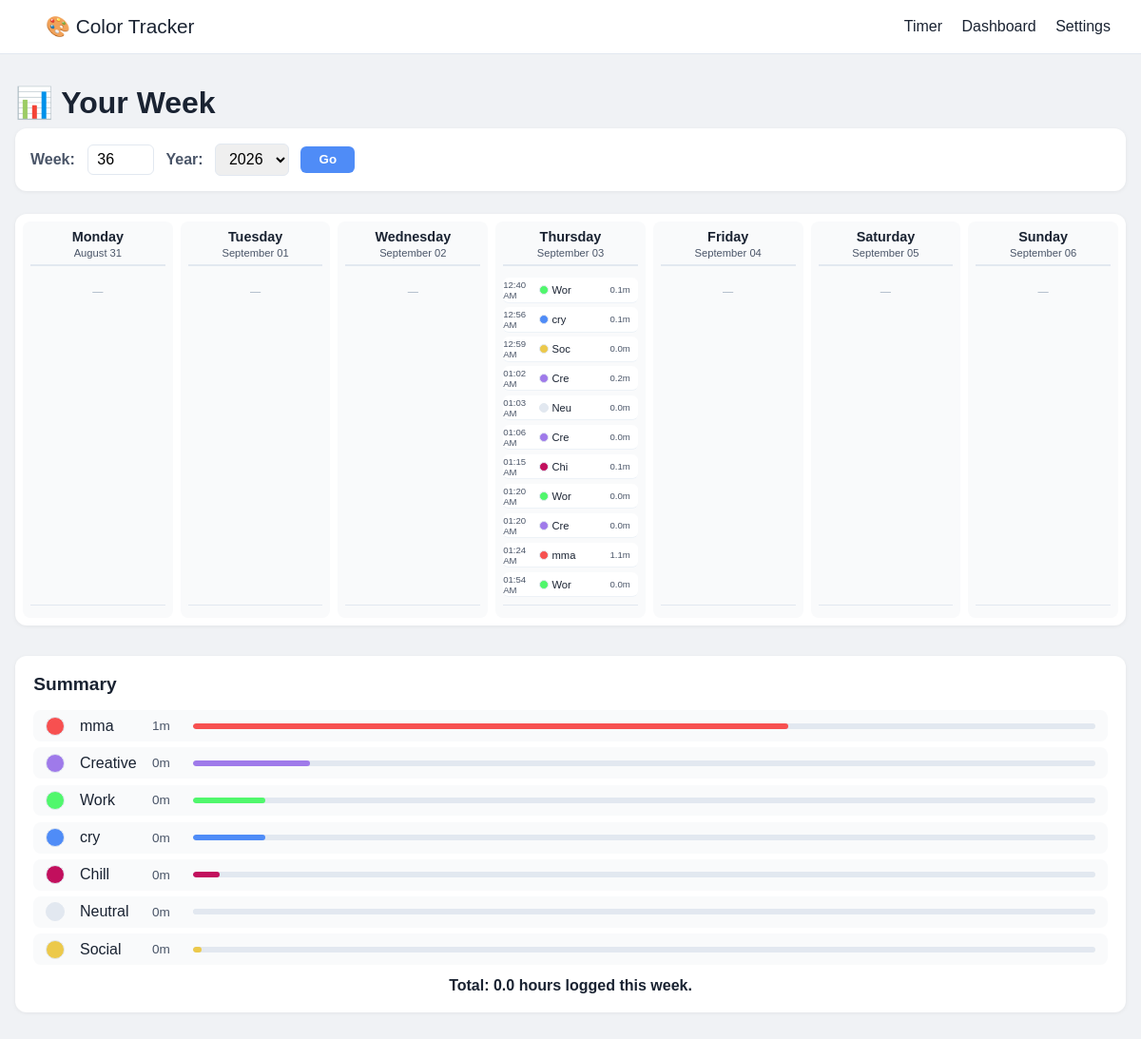
/dashboard, run on the app's committed database.
### models.py (models this page shows, shortened)
class ColorMap(db.Model):
    __tablename__ = "color_maps"
    id = db.Column(db.Integer, primary_key=True)
    color = db.Column(db.String(20), unique=True, nullable=False)  # internal name
    hex_code = db.Column(db.String(50), nullable=False)  # #hex or gradient
    activity = db.Column(db.String(50), unique=True, nullable=False)  # <-- ADD unique=True
    is_gradient = db.Column(db.Boolean, default=False)

class Log(db.Model):
    __tablename__ = "logs"
    id = db.Column(db.Integer, primary_key=True)
    color = db.Column(db.String(20), nullable=False)
    activity = db.Column(db.String(50), nullable=True)
    duration = db.Column(db.Integer, nullable=False)  # seconds
    timestamp = db.Column(db.DateTime, default=datetime.utcnow)

### app.py (the view)
@app.route("/dashboard")
def dashboard():
    offset_minutes = request.args.get("offset", 0, type=int)
    week_param = request.args.get("week")
    year_param = request.args.get("year")
    now_utc = datetime.utcnow()
    now_local = now_utc + timedelta(minutes=offset_minutes)
    try:
        selected_week = int(week_param) if week_param else now_local.isocalendar()[1]
        selected_year = int(year_param) if year_param else now_local.year
        if selected_week < 1 or selected_week > 53:
            selected_week = now_local.isocalendar()[1]
            selected_year = now_local.year
    except (ValueError, TypeError):
        selected_week = now_local.isocalendar()[1]
        selected_year = now_local.year
    jan4 = datetime(selected_year, 1, 4)
    days_to_monday = (jan4.weekday() - 0) % 7
    monday_week1 = jan4 - timedelta(days=days_to_monday)
    monday_local = monday_week1 + timedelta(weeks=selected_week - 1)
    sunday_local = monday_local + timedelta(days=6)
    monday_utc = monday_local - timedelta(minutes=offset_minutes)
    sunday_utc = sunday_local - timedelta(minutes=offset_minutes) + timedelta(days=1)
    print(f"📅 Week {selected_week}, {selected_year}")
    print(f"   Offset: {offset_minutes} minutes")
    print(f"   Local range: {monday_local.date()} to {sunday_local.date()}")
    print(f"   UTC range: {monday_utc} to {sunday_utc}")
    logs = Log.query.filter(
        Log.timestamp >= monday_utc,
        Log.timestamp < sunday_utc
    ).order_by(Log.timestamp.asc()).all()
    print(f"   Total logs in range: {len(logs)}")
    days_data = {}
    for i in range(7):
        day = monday_local + timedelta(days=i)
        day_str = day.strftime("%Y-%m-%d")
        days_data[day_str] = {
            "date": day.strftime("%A, %B %d"),
            "logs": []
        }
    for log in logs:
        log_local = log.timestamp - timedelta(minutes=offset_minutes)
        day_str = log_local.strftime("%Y-%m-%d")
        if day_str in days_data:
            color_map = ColorMap.query.filter_by(color=log.color).first()
            hex_code = color_map.hex_code if color_map else "#cccccc"
            days_data[day_str]["logs"].append({
                "time": log_local.strftime("%I:%M %p"),
                "color": log.color,
                "hex_code": hex_code,
                "activity": log.activity,
                "duration": log.duration,
                "duration_min": round(log.duration / 60, 1),
            })
    summary = defaultdict(int)
    for log in logs:
        summary[log.color] += log.duration
    summary_list = []
    total_seconds = sum(summary.values())
    for color, seconds in sorted(summary.items(), key=lambda x: x[1], reverse=True):
        color_map = ColorMap.query.filter_by(color=color).first()
        activity = color_map.activity if color_map else color
        hex_code = color_map.hex_code if color_map else color
        minutes = round(seconds / 60)
        hours = round(minutes / 60, 1)
        display = f"{hours}h" if hours >= 1 else f"{minutes}m"
        percentage = round((seconds / total_seconds) * 100) if total_seconds > 0 else 0
        summary_list.append({
            "color": color,
            "activity": activity,
            "hex_code": hex_code,
            "display": display,
            "percentage": percentage,
            "minutes": minutes,
        })
    total_hours = round(total_seconds / 3600, 1) if total_seconds > 0 else 0
    years = list(range(selected_year - 2, selected_year + 3))
    return render_template(
        "dashboard.html",
        days=days_data,
        summary=summary_list,
        total_hours=total_hours,
        selected_week=selected_week,
        selected_year=selected_year,
        years=years,
        offset=offset_minutes
    )

### templates/dashboard.html (shortened to what this page needs)
{% extends "base.html" %}
{% block content %}
<div class="container">
    <h1>📊 Your Week</h1>
    <form method="GET" action="/dashboard" class="week-selector" id="week-form">
        <label for="week">Week:</label>
        <input type="number" name="week" id="week" value="{{ selected_week }}" min="1" max="53" required>
        <label for="year">Year:</label>
        <select name="year" id="year">
            {% for y in years %}
                <option value="{{ y }}" {% if y == selected_year %}selected{% endif %}>{{ y }}</option>
            {% endfor %}
        </select>
        <button type="submit" class="btn-go">Go</button>
    </form>
    <div class="week-grid">
        {% for day_key, day_data in days.items() %}
        <div class="day-column">
            <div class="day-header">
                {{ day_data.date.split(',')[0] }}<br>
                <small>{{ day_data.date.split(',')[1] }}</small>
            </div>
            <div class="day-logs">
                {% if day_data.logs %}
                    {% for log in day_data.logs %}
                    <div class="log-entry">
                        <span class="log-time">{{ log.time }}</span>
                        <span class="log-dot" style="background-color: {{ log.hex_code }};"></span>
                        <span class="log-activity">{{ log.activity[:3] }}</span>
                        <span class="log-duration">{{ log.duration_min }}m</span>
                    </div>
                    {% endfor %}
                {% else %}
                    <div class="empty-day">—</div>
                {% endif %}
            </div>
            <div class="day-total">
            </div>
        </div>
        {% endfor %}
    </div>
    <div class="summary-section">
        <h2>Summary</h2>
        <div class="summary-grid">
            {% for item in summary %}
            <div class="summary-item">
                <div class="summary-color" style="background-color: {{ item.hex_code or item.color }};"></div>
                <div class="summary-details">
                    <span class="summary-activity">{{ item.activity or item.color }}</span>
                    <span class="summary-time">{{ item.display }}</span>
                    <div class="summary-bar">
                        <div class="summary-bar-fill" style="width: {{ item.percentage }}%; background-color: {{ item.hex_code or item.color }};"></div>
                    </div>
                </div>
            </div>
            {% else %}
            <p class="empty-day">No summary data available.</p>
            {% endfor %}
        </div>
        <p class="total-label">Total: {{ total_hours }} hours logged this week.</p>
    </div>
</div>
{% endblock %}

### static/css/style.css (style rules this page uses)
* { margin: 0; padding: 0; box-sizing: border-box; }
body { font-family: Arial, sans-serif; background: #f0f2f5; color: #1a2332; }
.container { max-width: 800px; margin: 2rem auto; padding: 0 1rem; }
h1 { margin-bottom: 0.5rem; }
p { color: #4a5568; margin-bottom: 1.5rem; }
.summary-grid { display: flex; flex-direction: column; gap: 0.5rem; margin: 1rem 0 2rem 0; }
.summary-item { display: flex; align-items: center; gap: 1rem; background: white; padding: 0.5rem 1rem; border-radius: 8px; }
.summary-color { width: 20px; height: 20px; border-radius: 50%; flex-shrink: 0; }
.summary-details { flex: 1; }
.summary-activity { font-weight: 500; margin-right: 0.5rem; }
.summary-time { color: #4a5568; margin-right: 1rem; }
.summary-bar { background: #e2e8f0; height: 6px; border-radius: 3px; overflow: hidden; flex: 1; }
.summary-bar-fill { height: 100%; border-radius: 3px; }
.day-logs { margin-top: 0.5rem; }
.log-entry { display: flex; align-items: center; gap: 0.8rem; padding: 0.3rem 1rem; background: white; border-radius: 6px; margin-bottom: 0.2rem; }
.log-time { font-size: 0.8rem; color: #4a5568; width: 80px; }
.log-activity { flex: 1; font-weight: 500; }
.log-duration { font-size: 0.9rem; color: #4a5568; margin-right: 0.5rem; }
.empty-day { color: #a0aec0; padding: 0.5rem 1rem; }

### templates/dashboard.html (style rules this page uses)
.container { max-width: 1200px; margin: 2rem auto; padding: 0 1rem; }
h1 { font-size: 2rem; margin-bottom: 0.5rem; }
.week-selector { display: flex; flex-wrap: wrap; gap: 0.8rem; align-items: center; background: white; padding: 1rem; border-radius: 12px; margin-bottom: 1.5rem; box-shadow: 0 1px 4px rgba(0,0,0,0.06); }
.week-selector label { font-weight: 600; color: #4a5568; }
.week-selector input, .week-selector select { padding: 0.4rem 0.6rem; border: 1px solid #e2e8f0; border-radius: 6px; font-size: 1rem; }
.week-selector input[type="number"] { width: 70px; }
.btn-go { background: #4f8cf7; color: white; border: none; padding: 0.4rem 1.2rem; border-radius: 6px; font-weight: 600; cursor: pointer; }
.week-grid { display: grid; grid-template-columns: repeat(7, 1fr); gap: 0.5rem; background: white; border-radius: 12px; padding: 0.5rem; box-shadow: 0 1px 4px rgba(0,0,0,0.06); margin-bottom: 2rem; }
.day-column { background: #f9fafb; border-radius: 8px; padding: 0.5rem; display: flex; flex-direction: column; min-height: 200px; }
.day-header { text-align: center; font-weight: 600; color: #1a2332; padding-bottom: 0.3rem; border-bottom: 2px solid #e2e8f0; margin-bottom: 0.3rem; font-size: 0.9rem; }
.day-header small { font-weight: 400; color: #4a5568; font-size: 0.7rem; }
.day-logs { flex: 1; display: flex; flex-direction: column; gap: 0.1rem; font-size: 0.7rem; }
.log-entry { display: flex; align-items: center; gap: 0.2rem; padding: 0.1rem 0; border-bottom: 1px solid #edf2f7; font-size: 0.7rem; }
.log-time { color: #4a5568; width: 35px; font-size: 0.6rem; }
.log-dot { width: 10px; height: 10px; border-radius: 50%; flex-shrink: 0; border: 1px solid #e2e8f0; }
.log-activity { flex: 1; font-weight: 500; color: #1a2332; }
.log-duration { color: #4a5568; font-size: 0.6rem; }
.empty-day { color: #a0aec0; text-align: center; padding: 0.5rem 0; }
.day-total { text-align: center; font-weight: 600; color: #4f8cf7; padding-top: 0.3rem; border-top: 1px solid #e2e8f0; margin-top: 0.3rem; font-size: 0.8rem; }
.summary-section { background: white; border-radius: 12px; padding: 1.2rem; box-shadow: 0 1px 4px rgba(0,0,0,0.06); margin-top: 1.5rem; }
.summary-section h2 { margin-top: 0; margin-bottom: 0.8rem; font-size: 1.2rem; }
.summary-grid { display: flex; flex-direction: column; gap: 0.4rem; margin-bottom: 0.8rem; }
.summary-item { display: flex; align-items: center; gap: 1rem; background: #f9fafb; padding: 0.4rem 0.8rem; border-radius: 8px; }
.summary-color { width: 20px; height: 20px; border-radius: 50%; flex-shrink: 0; border: 1px solid #e2e8f0; }
.summary-details { flex: 1; display: flex; align-items: center; gap: 0.5rem; flex-wrap: wrap; }
.summary-activity { font-weight: 500; color: #1a2332; min-width: 60px; }
.summary-time { color: #4a5568; font-size: 0.85rem; }
.summary-bar { flex: 1; background: #e2e8f0; height: 6px; border-radius: 3px; overflow: hidden; min-width: 40px; }
.summary-bar-fill { height: 100%; border-radius: 3px; transition: width 0.3s; }
.total-label { text-align: center; font-weight: 600; color: #1a2332; margin: 0.5rem 0 0 0; }

### data on the page
Log: activity "Wor"
Log: activity "cry"
Log: activity "Soc"
Log: activity "Cre"
Log: activity "Neu"
Log: activity "Cre"
Log: activity "Chi"
Log: activity "Wor"
Log: activity "Cre"
Log: activity "mma"
Log: activity "Wor"
ColorMap: activity "mma"
ColorMap: activity "Creative"
ColorMap: activity "Work"
ColorMap: activity "cry"
ColorMap: activity "Chill"
ColorMap: activity "Neutral"
ColorMap: activity "Social"

### other printed values
{{ day_data.date.split(',')[0] }} "Monday" "Tuesday" "Wednesday" "Thursday" "Friday" "Saturday" "Sunday"
{{ day_data.date.split(',')[1] }} "August 31" "September 01" "September 02" "September 03" "September 04" "September 05" "September 06"
{{ log.time }} "12:40 AM" "12:56 AM" "12:59 AM" "01:02 AM" "01:03 AM" "01:06 AM" "01:15 AM" "01:20 AM" "01:20 AM" "01:24 AM" "01:54 AM"
{{ log.duration_min }} "0.1" "0.1" "0.0" "0.2" "0.0" "0.0" "0.1" "0.0" "0.0" "1.1" "0.0"
{{ item.display }} "1m" "0m" "0m" "0m" "0m" "0m" "0m"
{{ total_hours }} "0.0"
form field year "2026"
